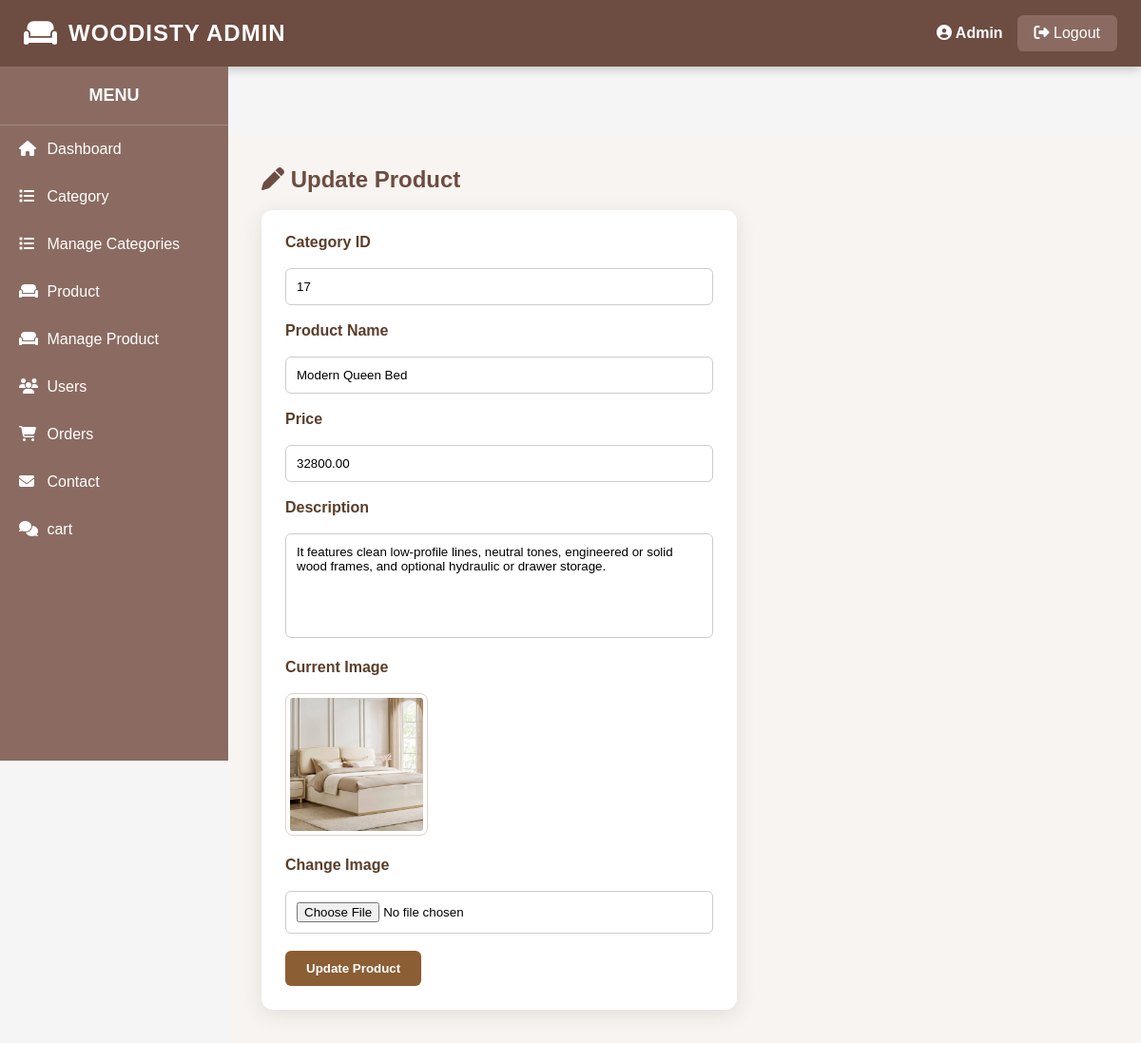
Page /admin/edit_product.php?id=22 (signed in) on the committed database.
### tables this page shows
CREATE TABLE `product` (
  `pid` int(11) NOT NULL,
  `category_id` int(11) DEFAULT NULL,
  `product_name` varchar(100) DEFAULT NULL,
  `price` decimal(10,2) DEFAULT NULL,
  `description` text,
  `image` varchar(255) DEFAULT NULL
);

### admin/edit_product.php (the view, shortened to what this page needs)
<?php
include("../connection.php");
$id = intval($_GET['id']);
$result = mysqli_query(
    $con,
    "SELECT * FROM product WHERE pid='$id'"
);
$product = mysqli_fetch_assoc($result);
include("heder.php");
include("sidebar.php");
?>
<div class="content">
    <h2 style="color:#6D4C41;">
        <i class="fas fa-pen"></i>
        Update Product
    </h2>
    <br>
    <form
        method="POST"
        enctype="multipart/form-data"
        class="update-form"
    >
        <label>
            Category ID
        </label>
        <br><br>
        <input
            type="text"
            name="category_id"
            value="<?php
                echo htmlspecialchars(
                    $product['category_id']
                );
            ?>"
            required
        >
        <br><br>
        <label>
            Product Name
        </label>
        <br><br>
        <input
            type="text"
            name="product_name"
            value="<?php
                echo htmlspecialchars(
                    $product['product_name']
                );
            ?>"
            required
        >
        <br><br>
        <label>
            Price
        </label>
        <br><br>
        <input
            type="number"
            step="0.01"
            name="price"
            value="<?php
                echo htmlspecialchars(
                    $product['price']
                );
            ?>"
            required
        >
        <br><br>
        <label>
            Description
        </label>
        <br><br>
        <textarea
            name="description"
            required
        ><?php
            echo htmlspecialchars(
                $product['description']
            );
        ?></textarea>
        <br><br>
        <label>
            Current Image
        </label>
        <br><br>
        <img
            src="../images/product/<?php
                echo htmlspecialchars(
                    $product['image']
                );
            ?>"
            width="150"
            style="
                border-radius:8px;
                border:1px solid #dfd2c9;
                padding:4px;
                background:#fff;
            "
        >
        <br><br>
        <label>
            Change Image
        </label>
        <br><br>
        <input
            type="file"
            name="image"
            accept="image/*"
        >
        <br><br>
        <button
            type="submit"
            name="update"
            class="update-btn"
        >
            Update Product
        </button>
    </form>
</div>
</body>
</html>

### admin/heder.php (style rules this page uses)
* { margin:0; padding:0; box-sizing:border-box; font-family:Arial,sans-serif; }
body { background:#f5f5f5; }

### admin/sidebar.php (style rules this page uses)
.content { margin-left:240px; margin-top:70px; padding:30px; }

### admin/edit_product.php (style rules this page uses)
.content { margin-left:240px; margin-top:70px; padding:35px; background:#f7f4f1; min-height:calc(100vh - 70px); }
.update-form { background:#fff; padding:25px; border-radius:12px; box-shadow: 0 5px 20px rgba(90,62,43,.12); width:500px; }
.update-form label { color:#5a3e2b; font-weight:bold; }
.update-form input, .update-form textarea { width:100%; padding:11px; border:1px solid #ccc; border-radius:6px; outline:none; box-sizing:border-box; font-family:Arial,sans-serif; }
.update-form textarea { height:110px; resize:none; }
.update-btn { background:#8b5e34; color:white; border:none; padding:11px 22px; border-radius:6px; cursor:pointer; font-weight:bold; transition:.3s; }

### rows in the picture
product: category_id "17", product_name "Modern Queen Bed", price "32800.00", description "It features clean low-profile lines, neutral tones, engineered or solid wood frames, and optional hydraulic or drawer storage.", image (picture)
